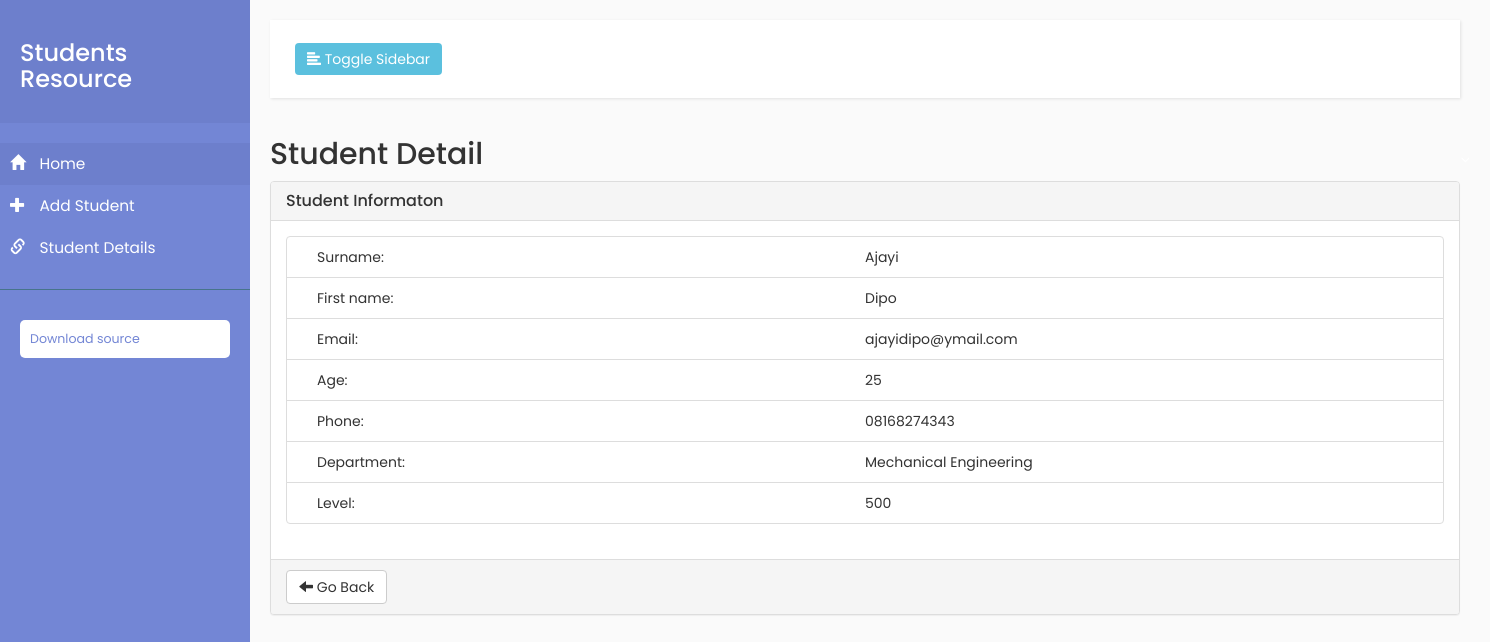
The page /students/1/ on the database as committed earlier.
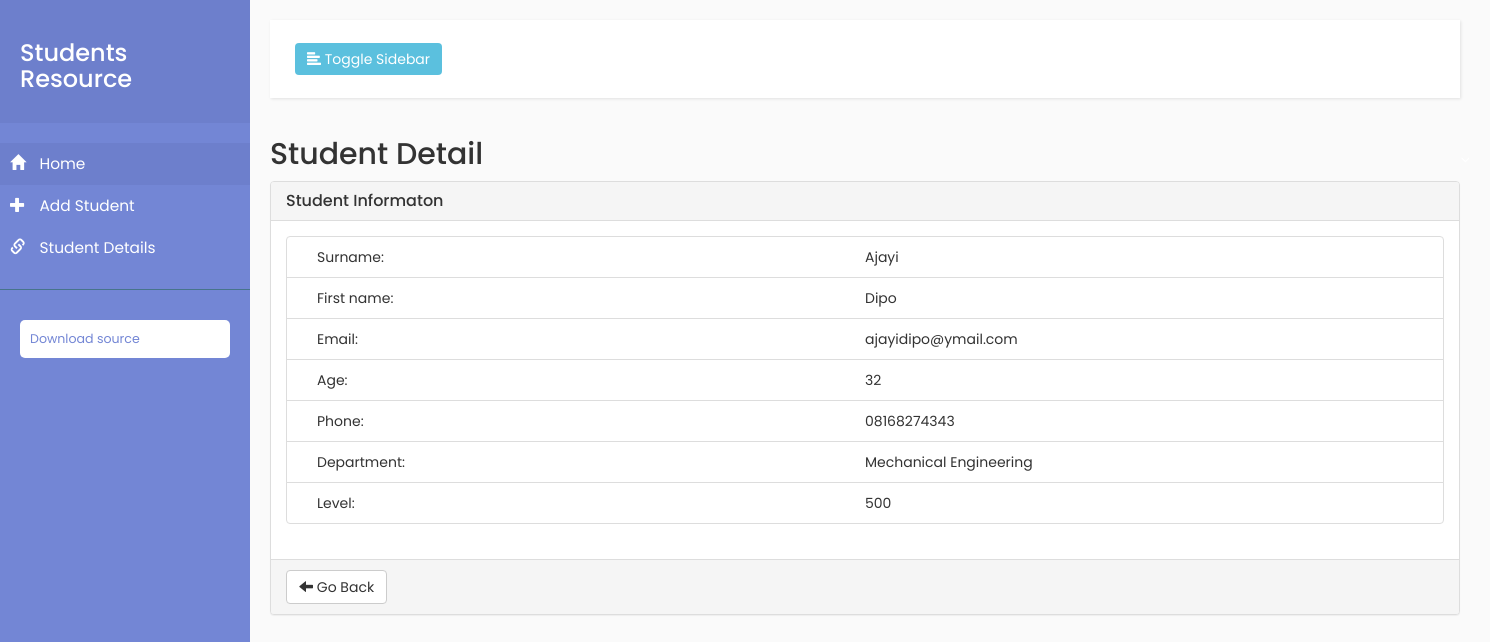
The same page on the database as committed later.
### crud_app/models.py (models this page shows, shortened)
class Student(models.Model):
    Surname = models.CharField(max_length=100)
    Firstname = models.CharField(max_length=100)
    Department = models.CharField(max_length=100)
    Level = models.IntegerField()
    email = models.EmailField(max_length=100, unique=True)
    age = models.IntegerField()
    Phone_number = models.CharField(max_length=15)

### crud_app/views.py (the view)
# urls.py: url(r'^(?P<pk>[0-9]+)/$', views.DetailView.as_view(), name='detail'),
class DetailView(generic.DetailView):
    model = Student
    template_name = 'crud_app/detail.html'

### crud_app/templates/crud_app/detail.html (shortened to what this page needs)
{% extends 'crud_app/base.html' %}
{% block h2 %} Student Detail {% endblock %}
{% block body %}
<div>
  <div class="panel panel-default">
    <div class="panel-heading">
      <h3 class="panel-title">Student Informaton</h3>
    </div>
    <div class="panel-body">
      <div class="row">
        <div class="col-md-12">
          <ul class="list-group">
            <li class="list-group-item"><span class="col-lg-6">Surname:</span>       {{ student.Surname }} </li>
            <li class="list-group-item"><span class="col-lg-6">First name:</span> {{ student.Firstname }} </li>
            <li class="list-group-item"><span class="col-lg-6">Email:</span> {{ student.email }} </li>
            <li class="list-group-item"><span class="col-lg-6">Age:</span>           {{ student.age }} </li>
            <li class="list-group-item"><span class="col-lg-6">Phone:</span>         {{ student.Phone_number }} </li>
            <li class="list-group-item"><span class="col-lg-6">Department:</span>    {{ student.Department }} </li>
            <li class="list-group-item"><span class="col-lg-6">Level:</span>         {{ student.Level }} </li>
          </ul>
        </div>
      </div>
    </div>
    <div class="panel-footer">
      <div class="row">
        <div class="col-xs-10 col-sm-5 col-md-7">
          <a class="btn btn-default" type="button" name="back" href="{% url 'crud_app:all_list' %}" >
              <i class="glyphicon glyphicon-arrow-left"></i>
              <span>Go Back</span></a>
        </div>
        <div class="col-xs-6 col-md-3">
        </div>
      </div>
    </div>
  </div>
  <br><br>
  </div>
{% endblock %}

Rows that differ between the two databases and show on the page:
changed Student "Ajayi": age "25" → "32"
